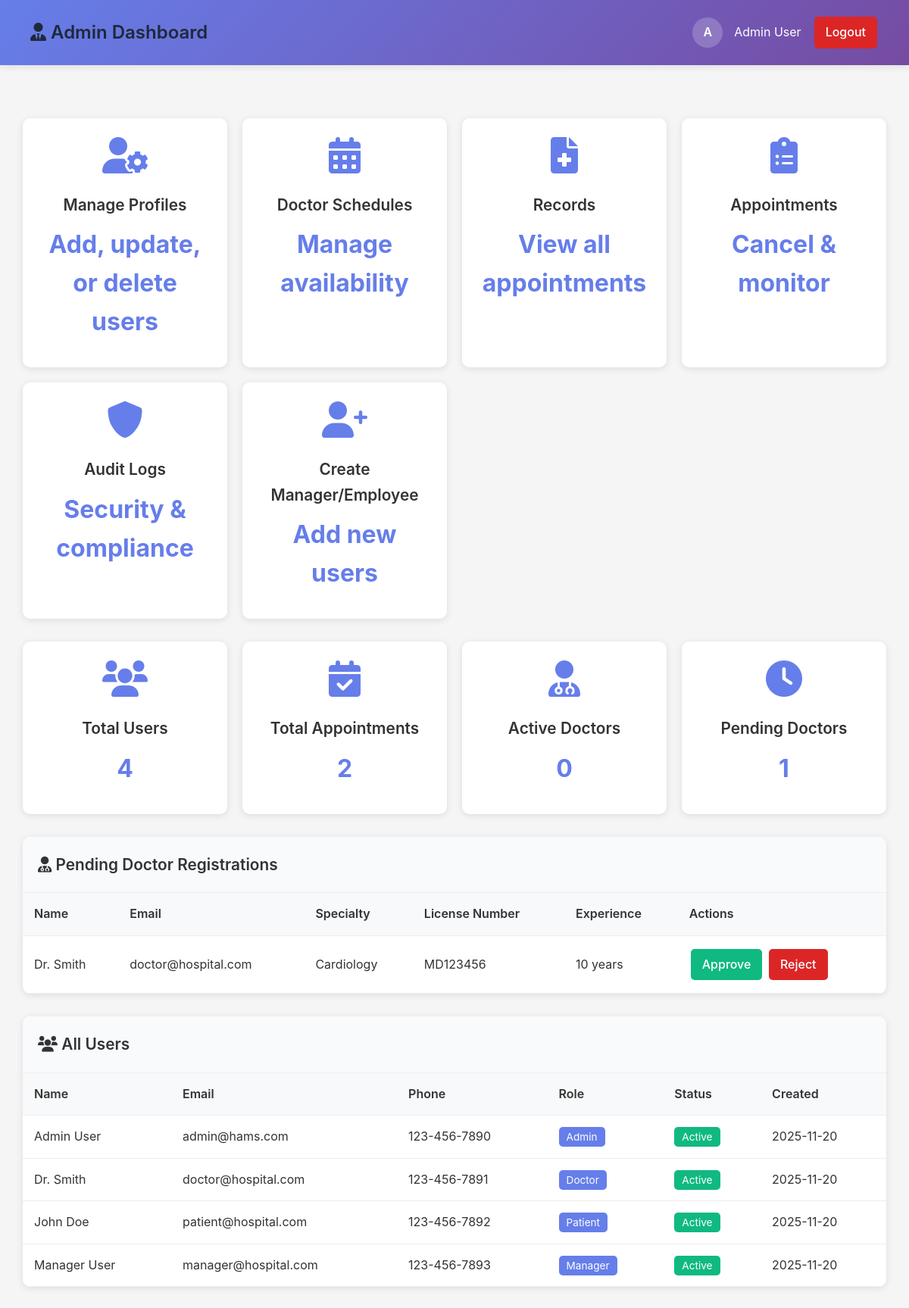
Screenshot of /dashboard-admin.php (signed in) with the database file from the repository.
### tables this page shows
CREATE TABLE users (
    id INT PRIMARY KEY AUTO_INCREMENT,
    name VARCHAR(100) NOT NULL,
    email VARCHAR(100) UNIQUE NOT NULL,
    phone VARCHAR(20),
    password_hash VARCHAR(255) NOT NULL,
    role ENUM('admin', 'doctor', 'patient', 'manager') NOT NULL,
    status ENUM('active', 'inactive', 'suspended') DEFAULT 'active',
    created_at TIMESTAMP DEFAULT CURRENT_TIMESTAMP,
    updated_at TIMESTAMP DEFAULT CURRENT_TIMESTAMP ON UPDATE CURRENT_TIMESTAMP
);

CREATE TABLE doctors (
    id INT PRIMARY KEY AUTO_INCREMENT,
    user_id INT NOT NULL,
    specialty VARCHAR(100) NOT NULL,
    license_number VARCHAR(50) UNIQUE NOT NULL,
    experience_years INT DEFAULT 0,
    consultation_fee DECIMAL(10,2) DEFAULT 0.00,
    bio TEXT,
    photo_path VARCHAR(500),
    photo_filename VARCHAR(255),
    photo_size INT,
    photo_type VARCHAR(100),
    status ENUM('pending', 'approved', 'rejected') DEFAULT 'pending',
    approved_by INT NULL,
    approved_at TIMESTAMP NULL,
    rejected_by INT NULL,
    rejected_at TIMESTAMP NULL,
    rejection_reason TEXT,
    created_at TIMESTAMP DEFAULT CURRENT_TIMESTAMP,
    updated_at TIMESTAMP DEFAULT CURRENT_TIMESTAMP ON UPDATE CURRENT_TIMESTAMP,
    FOREIGN KEY (user_id) REFERENCES users(id) ON DELETE CASCADE,
    FOREIGN KEY (approved_by) REFERENCES users(id) ON DELETE SET NULL,
    FOREIGN KEY (rejected_by) REFERENCES users(id) ON DELETE SET NULL
);

### includes/auth-check.php (called while the page is built, shortened)
<?php
function getCurrentUser() {
    return [
        'id' => $_SESSION['user_id'] ?? null,
        'name' => $_SESSION['user_name'] ?? '',
        'email' => $_SESSION['user_email'] ?? '',
        'role' => $_SESSION['user_role'] ?? '',
        'phone' => $_SESSION['user_phone'] ?? ''
    ];
}
?>

### dashboard-admin.php (the view, shortened to what this page needs)
<?php
require_once 'includes/auth-check.php';
$currentUser = getCurrentUser();
try {
    $db = new Database();
    $conn = $db->getConnection();
    $stmt = $conn->query("SELECT COUNT(*) as count FROM users");
    $totalUsers = $stmt->fetch()['count'];
    $stmt = $conn->query("SELECT COUNT(*) as count FROM appointments");
    $totalAppointments = $stmt->fetch()['count'];
    $stmt = $conn->query("SELECT COUNT(*) as count FROM doctors WHERE status = 'approved'");
    $activeDoctors = $stmt->fetch()['count'];
    $stmt = $conn->query("SELECT COUNT(*) as count FROM doctors WHERE status = 'pending'");
    $pendingDoctors = $stmt->fetch()['count'];
    $stmt = $conn->query("
        SELECT u.name, u.email, u.phone, d.specialty, d.license_number,
               d.experience_years, d.consultation_fee, d.photo_filename, d.id
        FROM doctors d
        JOIN users u ON d.user_id = u.id
        WHERE d.status = 'pending'
        ORDER BY d.created_at DESC
    ");
    $pendingDoctorsList = $stmt->fetchAll();
    $stmt = $conn->query("
        SELECT u.id, u.name, u.email, u.phone, u.role, u.status, u.created_at
        FROM users u
        ORDER BY u.created_at DESC
        LIMIT 50
    ");
    $usersList = $stmt->fetchAll();
} catch (Exception $e) {
    $error = 'Database error: ' . $e->getMessage();
}
?>
<!DOCTYPE html>
<html lang="en">
<head>
    <link rel="stylesheet" href="css/style.css">
    <link href="https://cdnjs.cloudflare.com/ajax/libs/font-awesome/6.0.0/css/all.min.css" rel="stylesheet">
</head>
<body>
    <div class="dashboard-header">
        <div class="dashboard-nav">
            <div class="dashboard-title">
                <i class="fas fa-user-tie"></i>
                Admin Dashboard
            </div>
            <div class="user-info">
                <div class="user-avatar"><?php echo strtoupper(substr($currentUser['name'], 0, 1)); ?></div>
                <span><?php echo htmlspecialchars($currentUser['name']); ?></span>
                <a href="auth-process.php?action=logout" class="btn" style="background: #dc2626; color: white; padding: 8px 15px; text-decoration: none; border-radius: 5px;">Logout</a>
            </div>
        </div>
    </div>
    <div class="dashboard-content">
        <div class="dashboard-grid">
            <div class="dashboard-card" style="cursor: pointer;" onclick="showSection('manage-profiles')">
                <i class="fas fa-user-cog"></i>
                <h3>Manage Profiles</h3>
                <p>Add, update, or delete users</p>
            </div>
            <div class="dashboard-card" style="cursor: pointer;" onclick="showSection('doctor-schedules')">
                <i class="fas fa-calendar-alt"></i>
                <h3>Doctor Schedules</h3>
                <p>Manage availability</p>
            </div>
            <div class="dashboard-card" style="cursor: pointer;" onclick="showSection('records')">
                <i class="fas fa-file-medical"></i>
                <h3>Records</h3>
                <p>View all appointments</p>
            </div>
            <div class="dashboard-card" style="cursor: pointer;" onclick="showSection('appointments')">
                <i class="fas fa-clipboard-list"></i>
                <h3>Appointments</h3>
                <p>Cancel & monitor</p>
            </div>
            <div class="dashboard-card" style="cursor: pointer;" onclick="showSection('audit-logs')">
                <i class="fas fa-shield-alt"></i>
                <h3>Audit Logs</h3>
                <p>Security & compliance</p>
            </div>
            <div class="dashboard-card" style="cursor: pointer;" onclick="showSection('create-user')">
                <i class="fas fa-user-plus"></i>
                <h3>Create Manager/Employee</h3>
                <p>Add new users</p>
            </div>
        </div>
        <div class="dashboard-grid">
            <div class="dashboard-card">
                <i class="fas fa-users"></i>
                <h3>Total Users</h3>
                <p><?php echo $totalUsers; ?></p>
            </div>
            <div class="dashboard-card">
                <i class="fas fa-calendar-check"></i>
                <h3>Total Appointments</h3>
                <p><?php echo $totalAppointments; ?></p>
            </div>
            <div class="dashboard-card">
                <i class="fas fa-user-md"></i>
                <h3>Active Doctors</h3>
                <p><?php echo $activeDoctors; ?></p>
            </div>
            <div class="dashboard-card">
                <i class="fas fa-clock"></i>
                <h3>Pending Doctors</h3>
                <p><?php echo $pendingDoctors; ?></p>
            </div>
        </div>
        <div class="data-table">
            <div class="table-header">
                <h3><i class="fas fa-user-md"></i> Pending Doctor Registrations</h3>
            </div>
            <div class="table-content">
                <table>
                    <thead>
                        <tr>
                            <th>Name</th>
                            <th>Email</th>
                            <th>Specialty</th>
                            <th>License Number</th>
                            <th>Experience</th>
                            <th>Actions</th>
                        </tr>
                    </thead>
                    <tbody>
                        <?php if (empty($pendingDoctorsList)): ?>
                            <tr>
                                <td colspan="6" style="text-align: center; padding: 30px; color: #999;">
                                    No pending doctor registrations
                                </td>
                            </tr>
                        <?php else: ?>
                            <?php foreach ($pendingDoctorsList as $doctor): ?>
                                <tr>
                                    <td><?php echo htmlspecialchars($doctor['name']); ?></td>
                                    <td><?php echo htmlspecialchars($doctor['email']); ?></td>
                                    <td><?php echo htmlspecialchars($doctor['specialty']); ?></td>
                                    <td><?php echo htmlspecialchars($doctor['license_number']); ?></td>
                                    <td><?php echo $doctor['experience_years']; ?> years</td>
                                    <td>
                                        <a href="api/admin.php?action=approve-doctor&id=<?php echo $doctor['id']; ?>" class="btn btn-success">Approve</a>
                                        <a href="api/admin.php?action=reject-doctor&id=<?php echo $doctor['id']; ?>" class="btn btn-danger">Reject</a>
                                    </td>
                                </tr>
                            <?php endforeach; ?>
                        <?php endif; ?>
                    </tbody>
                </table>
            </div>
        </div>
        <div class="data-table">
            <div class="table-header">
                <h3><i class="fas fa-users"></i> All Users</h3>
            </div>
            <div class="table-content">
                <table>
                    <thead>
                        <tr>
                            <th>Name</th>
                            <th>Email</th>
                            <th>Phone</th>
                            <th>Role</th>
                            <th>Status</th>
                            <th>Created</th>
                        </tr>
                    </thead>
                    <tbody>
                        <?php foreach ($usersList as $user): ?>
                            <tr>
                                <td><?php echo htmlspecialchars($user['name']); ?></td>
                                <td><?php echo htmlspecialchars($user['email']); ?></td>
                                <td><?php echo htmlspecialchars($user['phone']); ?></td>
                                <td><span style="background: #667eea; color: white; padding: 5px 10px; border-radius: 5px; font-size: 0.85rem;"><?php echo ucfirst($user['role']); ?></span></td>
                                <td><span style="background: <?php echo $user['status'] === 'active' ? '#10b981' : '#f59e0b'; ?>; color: white; padding: 5px 10px; border-radius: 5px; font-size: 0.85rem;"><?php echo ucfirst($user['status']); ?></span></td>
                                <td><?php echo date('Y-m-d', strtotime($user['created_at'])); ?></td>
                            </tr>
                        <?php endforeach; ?>
                    </tbody>
                </table>
            </div>
        </div>
    </div>
</body>
</html>

### css/style.css (style rules this page uses)
* { margin: 0; padding: 0; box-sizing: border-box; }
body { font-family: 'Inter', sans-serif; line-height: 1.6; color: #333; background-color: #f8fafc; }
.dashboard-header { background: white; padding: 30px 0; box-shadow: 0 2px 10px rgba(0, 0, 0, 0.1); margin-bottom: 40px; }
.dashboard-nav { display: flex; justify-content: space-between; align-items: center; max-width: 1200px; margin: 0 auto; padding: 0 20px; }
.dashboard-title { font-size: 2rem; font-weight: 700; color: #1e293b; }
.user-info { display: flex; align-items: center; gap: 15px; }
.user-avatar { width: 40px; height: 40px; background: #2563eb; color: white; border-radius: 50%; display: flex; align-items: center; justify-content: center; font-weight: 600; }
.dashboard-content { max-width: 1200px; margin: 0 auto; padding: 0 20px; }
.dashboard-grid { display: grid; grid-template-columns: repeat(auto-fit, minmax(300px, 1fr)); gap: 30px; margin-bottom: 40px; }
.dashboard-card { background: white; padding: 30px; border-radius: 15px; box-shadow: 0 5px 15px rgba(0, 0, 0, 0.08); transition: transform 0.3s ease; }
.dashboard-card h3 { font-size: 1.3rem; font-weight: 600; margin-bottom: 15px; color: #1e293b; }
.dashboard-card p { color: #64748b; margin-bottom: 20px; }
.data-table { background: white; border-radius: 15px; overflow: hidden; box-shadow: 0 5px 15px rgba(0, 0, 0, 0.08); }
.table-header { background: #f8fafc; padding: 20px 30px; border-bottom: 1px solid #e5e7eb; }
.table-header h3 { color: #1e293b; font-size: 1.3rem; font-weight: 600; }
.table-content { overflow-x: auto; }
table { width: 100%; border-collapse: collapse; }
th, td { padding: 15px 20px; text-align: left; border-bottom: 1px solid #e5e7eb; }
th { background: #f8fafc; font-weight: 600; color: #374151; }
.btn-success { background: #10b981; color: white; border: none; padding: 12px 24px; border-radius: 8px; font-weight: 500; cursor: pointer; transition: background 0.3s ease; }
.btn-danger { background: #dc2626; color: white; border: none; padding: 12px 24px; border-radius: 8px; font-weight: 500; cursor: pointer; transition: background 0.3s ease; }

### dashboard-admin.php (style rules this page uses)
* { box-sizing: border-box; }
body { font-family: -apple-system, BlinkMacSystemFont, 'Segoe UI', Roboto, Oxygen, Ubuntu, Cantarell, sans-serif; margin: 0; padding: 0; background: #f5f5f5; }
.dashboard-header { background: linear-gradient(135deg, #667eea 0%, #764ba2 100%); color: white; padding: 20px; box-shadow: 0 2px 10px rgba(0,0,0,0.1); }
.dashboard-nav { display: flex; justify-content: space-between; align-items: center; }
.dashboard-title { font-size: 1.5rem; font-weight: 600; }
.user-info { display: flex; align-items: center; gap: 15px; }
.user-avatar { width: 40px; height: 40px; border-radius: 50%; background: rgba(255,255,255,0.2); display: flex; align-items: center; justify-content: center; font-weight: 600; }
.dashboard-content { padding: 30px; max-width: 1400px; margin: 0 auto; }
.dashboard-grid { display: grid; grid-template-columns: repeat(auto-fit, minmax(250px, 1fr)); gap: 20px; margin-bottom: 30px; }
.dashboard-card { background: white; padding: 25px; border-radius: 10px; box-shadow: 0 2px 10px rgba(0,0,0,0.1); text-align: center; }
.dashboard-card i { font-size: 3rem; color: #667eea; margin-bottom: 15px; }
.dashboard-card h3 { margin: 10px 0; color: #333; }
.dashboard-card p { font-size: 2rem; font-weight: 700; color: #667eea; margin: 10px 0; }
.data-table { background: white; border-radius: 10px; box-shadow: 0 2px 10px rgba(0,0,0,0.1); margin-bottom: 30px; overflow: hidden; }
.table-header { padding: 20px; border-bottom: 1px solid #eee; }
.table-header h3 { margin: 0; color: #333; }
.table-content { overflow-x: auto; }
table { width: 100%; border-collapse: collapse; }
th, td { padding: 15px; text-align: left; border-bottom: 1px solid #eee; }
th { background: #f8f9fa; font-weight: 600; color: #333; }
.btn { padding: 8px 15px; border: none; border-radius: 5px; cursor: pointer; font-weight: 500; text-decoration: none; display: inline-block; margin: 2px; }
.btn-success { background: #10b981; color: white; }
.btn-danger { background: #dc2626; color: white; }

### rows the page displays
users: name "A", name "Admin User", email "admin@hams.com", phone "123-456-7890", role "Admin", status "Active", created_at "2025-11-20"
doctors: user.name "Dr. Smith", user.email "doctor@hospital.com", specialty "Cardiology", license_number "MD123456", experience_years "10"
users: name "Dr. Smith", email "doctor@hospital.com", phone "123-456-7891", role "Doctor", status "Active", created_at "2025-11-20"
users: name "John Doe", email "patient@hospital.com", phone "123-456-7892", role "Patient", status "Active", created_at "2025-11-20"
users: name "Manager User", email "manager@hospital.com", phone "123-456-7893", role "Manager", status "Active", created_at "2025-11-20"

### other values shown
$totalUsers "4"
$totalAppointments "2"
$activeDoctors "0"
$pendingDoctors "1"
